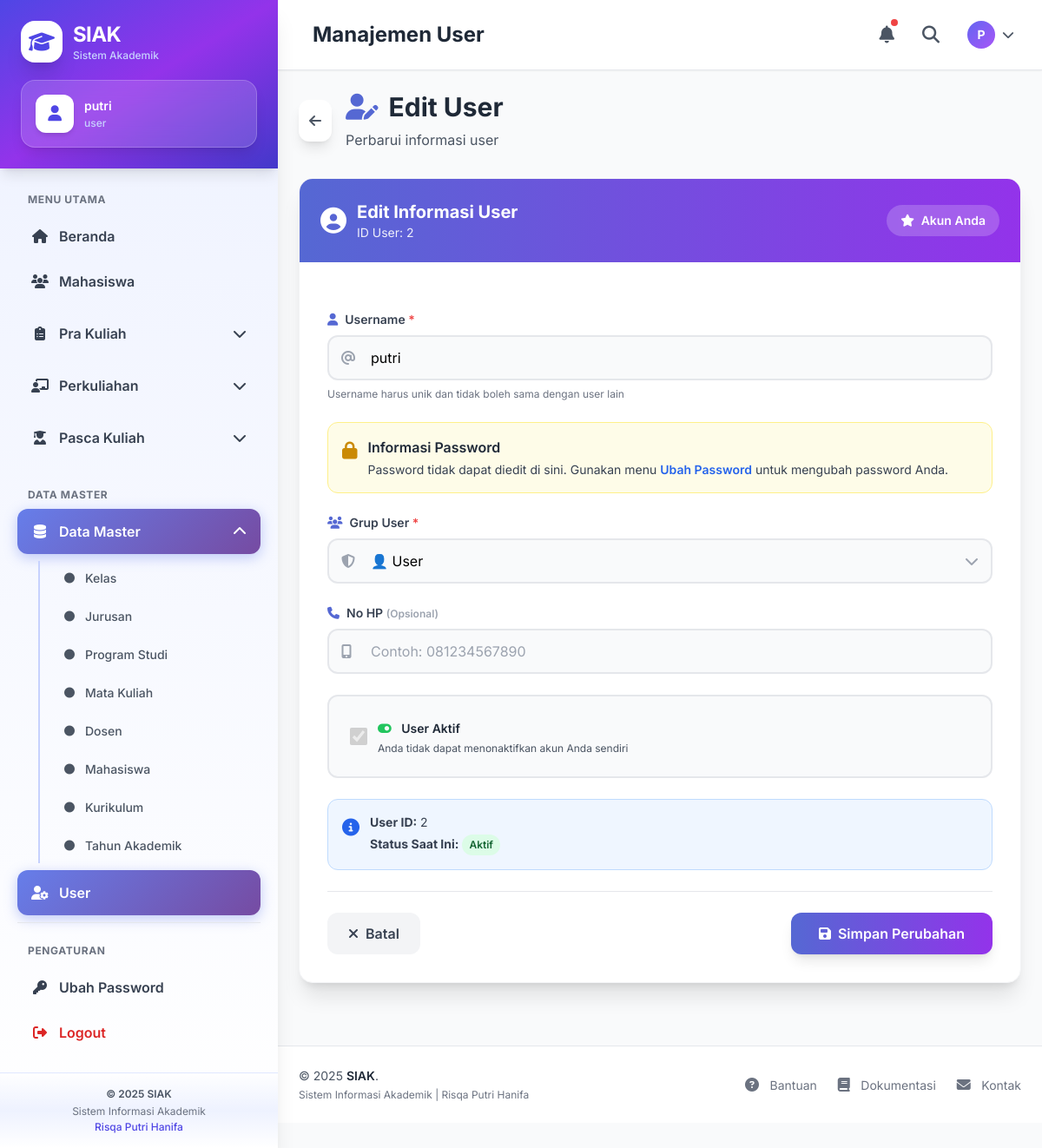
Page /index.php?page=user&aksi=edit&id=2 (signed in) on the committed database.
### tables this page shows
CREATE TABLE `user` (
  `appusrID` int(50) UNSIGNED NOT NULL,
  `appusrNama` varchar(50) DEFAULT NULL,
  `appusrPassword` varchar(50) DEFAULT NULL,
  `appusrGrupUser` varchar(50) DEFAULT NULL,
  `appusrNoHp` varchar(20) DEFAULT NULL,
  `appusrIsEnabled` tinyint(3) UNSIGNED NOT NULL DEFAULT 0
);

### models/User.php (called while the page is built, shortened)
<?php
class User {
    private $db;
    function __construct($koneksi){
        $this->db = $koneksi;
    }
    function get($id){
        $id = $this->db->real_escape_string($id);
        $result = $this->db->query("
            SELECT * FROM user WHERE appusrID = '$id'
        ");
        return $result ? $result->fetch_assoc() : null;
    }
}
?>

### views/user/edit.php (the view, shortened to what this page needs)
<?php
include "views/layout/header.php";
include "views/layout/sidebar.php";
?>
<div class="mb-8">
    <div class="flex items-center space-x-4">
        <a
            href="index.php?page=user"
            class="p-3 bg-white rounded-xl shadow-lg hover:shadow-xl transition duration-200"
        >
            <i class="fas fa-arrow-left text-gray-600"></i>
        </a>
        <div>
            <h1 class="text-3xl font-bold text-gray-800 flex items-center">
                <i class="fas fa-user-edit text-primary-600 mr-3"></i>
                Edit User
            </h1>
            <p class="text-gray-600 mt-2">Perbarui informasi user</p>
        </div>
    </div>
</div>
<div class="max-w-4xl">
    <div class="bg-white rounded-2xl shadow-xl border border-gray-100 overflow-hidden">
        <div class="bg-gradient-to-r from-primary-600 to-secondary-600 p-6">
            <div class="flex items-center justify-between">
                <div class="flex items-center space-x-3 text-white">
                    <i class="fas fa-user-circle text-3xl"></i>
                    <div>
                        <h2 class="text-xl font-bold">Edit Informasi User</h2>
                        <p class="text-sm opacity-90">ID User: <?= $data['appusrID'] ?></p>
                    </div>
                </div>
                <?php if($data['appusrID'] == $_SESSION['userid']): ?>
                    <span class="bg-white/20 backdrop-blur-sm px-4 py-2 rounded-full text-white text-sm font-semibold">
                        <i class="fas fa-star mr-1"></i> Akun Anda
                    </span>
                <?php endif; ?>
            </div>
        </div>
        <form method="post" action="index.php?page=user&aksi=update" class="p-8 space-y-6">
            <div class="space-y-2">
                <label for="appusrNama" class="block text-sm font-semibold text-gray-700">
                    <i class="fas fa-user text-primary-600 mr-2"></i>Username
                    <span class="text-red-500">*</span>
                </label>
                <div class="relative">
                    <input
                        type="text"
                        id="appusrNama"
                        name="appusrNama"
                        value="<?= htmlspecialchars($data['appusrNama']) ?>"
                        required
                        placeholder="Contoh: admin123"
                        class="w-full px-4 py-3 pl-12 bg-gray-50 border-2 border-gray-200 rounded-xl focus:bg-white focus:border-primary-500 focus:ring-4 focus:ring-primary-100 transition duration-200 outline-none"
                    >
                    <i class="fas fa-at absolute left-4 top-1/2 transform -translate-y-1/2 text-gray-400"></i>
                </div>
                <p class="text-xs text-gray-500 mt-1">
                    Username harus unik dan tidak boleh sama dengan user lain
                </p>
            </div>
            <div class="bg-yellow-50 border border-yellow-200 rounded-xl p-4">
                <div class="flex items-start space-x-3">
                    <i class="fas fa-lock text-yellow-600 text-xl mt-0.5"></i>
                    <div>
                        <h4 class="font-semibold text-gray-800 mb-1">Informasi Password</h4>
                        <p class="text-sm text-gray-700">
                            Password tidak dapat diedit di sini.
                            <?php if($data['appusrID'] == $_SESSION['userid']): ?>
                                Gunakan menu <a href="index.php?page=password" class="text-blue-600 hover:underline font-semibold">Ubah Password</a> untuk mengubah password Anda.
                            <?php else: ?>
                                Gunakan tombol <strong>"Reset Password"</strong> di daftar user untuk mereset password ke default.
                            <?php endif; ?>
                        </p>
                    </div>
                </div>
            </div>
            <div class="space-y-2">
                <label for="appusrGrupUser" class="block text-sm font-semibold text-gray-700">
                    <i class="fas fa-users text-primary-600 mr-2"></i>Grup User
                    <span class="text-red-500">*</span>
                </label>
                <div class="relative">
                    <select
                        id="appusrGrupUser"
                        name="appusrGrupUser"
                        required
                        class="w-full px-4 py-3 pl-12 bg-gray-50 border-2 border-gray-200 rounded-xl focus:bg-white focus:border-primary-500 focus:ring-4 focus:ring-primary-100 transition duration-200 outline-none appearance-none"
                    >
                        <option value="user" <?= $data['appusrGrupUser'] == 'user' ? 'selected' : '' ?>>
                            👤 User
                        </option>
                    </select>
                    <i class="fas fa-shield-alt absolute left-4 top-1/2 transform -translate-y-1/2 text-gray-400"></i>
                </div>
            </div>
            <div class="space-y-2">
                <label for="appusrNoHp" class="block text-sm font-semibold text-gray-700">
                    <i class="fas fa-phone text-primary-600 mr-2"></i>No HP
                    <span class="text-gray-400 text-xs">(Opsional)</span>
                </label>
                <div class="relative">
                    <input
                        type="text"
                        id="appusrNoHp"
                        name="appusrNoHp"
                        value="<?= htmlspecialchars($data['appusrNoHp'] ?? '') ?>"
                        placeholder="Contoh: 081234567890"
                        class="w-full px-4 py-3 pl-12 bg-gray-50 border-2 border-gray-200 rounded-xl focus:bg-white focus:border-primary-500 focus:ring-4 focus:ring-primary-100 transition duration-200 outline-none"
                    >
                    <i class="fas fa-mobile-alt absolute left-4 top-1/2 transform -translate-y-1/2 text-gray-400"></i>
                </div>
            </div>
            <div class="bg-gray-50 rounded-xl p-6 border-2 border-gray-200">
                <label class="flex items-center cursor-pointer">
                    <input
                        type="checkbox"
                        name="appusrIsEnabled"
                        <?= $data['appusrIsEnabled'] == 1 ? 'checked' : '' ?>
                        <?= $data['appusrID'] == $_SESSION['userid'] ? 'disabled' : '' ?>
                        class="w-5 h-5 text-primary-600 border-gray-300 rounded focus:ring-primary-500 cursor-pointer"
                    >
                    <div class="ml-3">
                        <span class="text-sm font-semibold text-gray-800">
                            <i class="fas fa-toggle-on text-green-500 mr-2"></i>
                            User Aktif
                        </span>
                        <p class="text-xs text-gray-600 mt-1">
                            <?php if($data['appusrID'] == $_SESSION['userid']): ?>
                                Anda tidak dapat menonaktifkan akun Anda sendiri
                            <?php else: ?>
                                User aktif dapat login ke sistem. Nonaktifkan jika ingin melarang akses sementara.
                            <?php endif; ?>
                        </p>
                    </div>
                </label>
            </div>
            <div class="bg-blue-50 border border-blue-200 rounded-xl p-4">
                <div class="flex items-start space-x-3">
                    <i class="fas fa-info-circle text-blue-600 text-xl mt-0.5"></i>
                    <div class="text-sm text-gray-700">
                        <p><strong>User ID:</strong> <?= $data['appusrID'] ?></p>
                        <p class="mt-1"><strong>Status Saat Ini:</strong>
                            <span class="inline-flex px-2 py-1 text-xs font-semibold rounded-full <?= $data['appusrIsEnabled'] == 1 ? 'bg-green-100 text-green-800' : 'bg-red-100 text-red-800' ?>">
                                <?= $data['appusrIsEnabled'] == 1 ? 'Aktif' : 'Non-Aktif' ?>
                            </span>
                        </p>
                    </div>
                </div>
            </div>
            <div class="flex items-center justify-between pt-6 border-t">
                <a
                    href="index.php?page=user"
                    class="inline-flex items-center px-6 py-3 bg-gray-100 text-gray-700 font-semibold rounded-xl hover:bg-gray-200 transition duration-200"
                >
                    <i class="fas fa-times mr-2"></i>
                    Batal
                </a>
                <button
                    type="submit"
                    name="update_user"
                    class="inline-flex items-center px-8 py-3 bg-gradient-to-r from-primary-600 to-secondary-600 text-white font-semibold rounded-xl shadow-lg hover:shadow-xl transform hover:-translate-y-1 transition duration-200"
                >
                    <i class="fas fa-save mr-2"></i>
                    Simpan Perubahan
                </button>
            </div>
        </form>
    </div>
</div>
<?php include "views/layout/footer.php"; ?>

### views/layout/header.php (style rules this page uses)
body { font-family: 'Inter', sans-serif; }
* { transition: all 0.2s ease; }

### rows in the picture
user: appusrID "2", appusrNama "putri", appusrGrupUser "👤 User", appusrID "☑"

### other values in the picture
$_SESSION['user'] "putri"
$_SESSION['grup'] "user"
substr($_SESSION['user'], 0, 1) "P"
